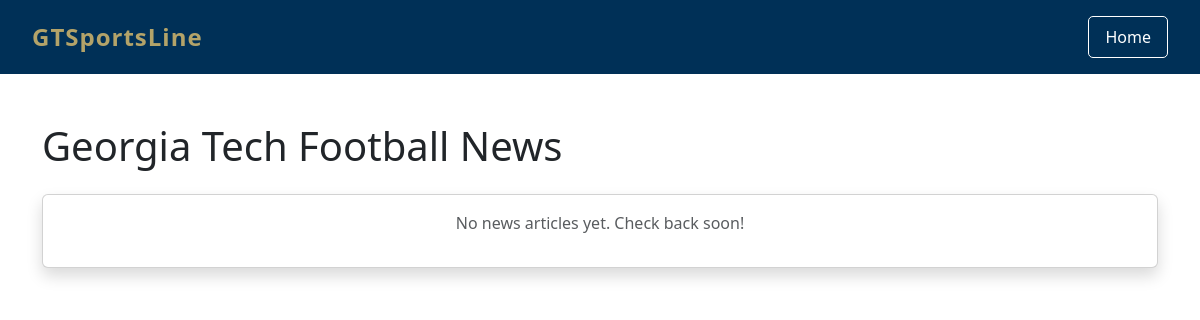
The page /news/ on the database as committed earlier.
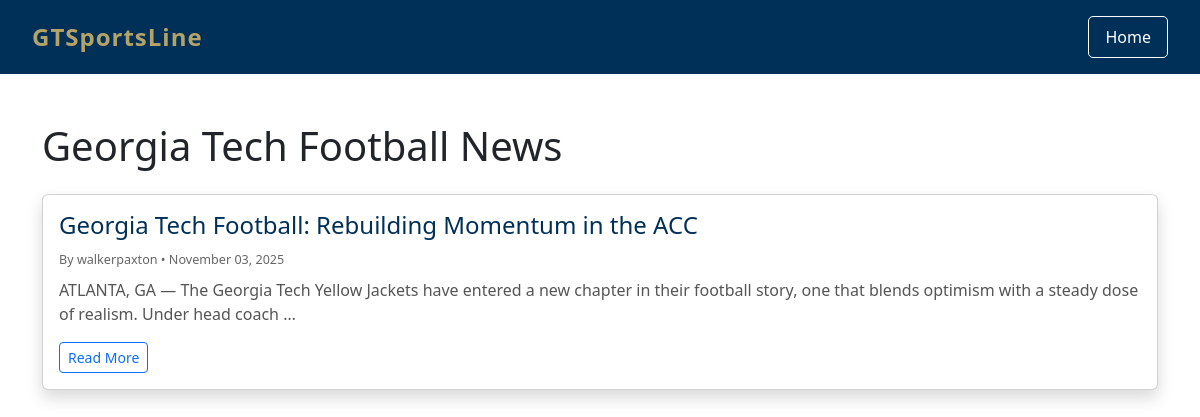
The same page on the database as committed later.
### news/models.py (models this page shows, shortened)
class NewsArticle(models.Model):
    title = models.CharField(max_length=200)
    content = models.TextField()
    author = models.ForeignKey(User, on_delete=models.CASCADE)
    created_at = models.DateTimeField(auto_now_add=True)
    updated_at = models.DateTimeField(auto_now=True)
    class Meta:
        ordering = ['-created_at']

### news/views.py (the view)
# urls.py: path('', views.news_list, name='news.list'),
def news_list(request):
    template_data = {
        'title': 'Georgia Tech Football News'
    }
    articles = NewsArticle.objects.all()
    template_data['articles'] = articles
    return render(request, 'news/news.html', {'template_data': template_data})

### news/templates/news/news.html (shortened to what this page needs)
{% extends 'base.html' %}
{% block content %}
<div class="top-bar">
    <a href="{% url 'home.index' %}" class="logo">GTSportsLine</a>
    <div class="nav-buttons">
        <a href="{% url 'home.index' %}" class="nav-button btn-home">Home</a>
    </div>
</div>
<div class="p-3 mt-4">
  <div class="container">
    <div class="row">
      <div class="col-12">
        <h1 class="mb-4">Georgia Tech Football News</h1>
        {% if template_data.articles %}
          {% for article in template_data.articles %}
          <div class="card shadow mb-3 news-article">
            <div class="card-body">
              <a href="{% url 'news.detail' article.id %}" class="article-title">
                <h4 class="card-title">{{ article.title }}</h4>
              </a>
              <div class="article-meta">
                <small>By {{ article.author.username }} • {{ article.created_at|date:"F d, Y" }}</small>
              </div>
              <p class="card-text article-preview">
                {{ article.content|truncatewords:30 }}
              </p>
              <div class="d-flex gap-2">
                <a href="{% url 'news.detail' article.id %}" class="btn btn-sm btn-outline-primary">Read More</a>
              </div>
            </div>
          </div>
          {% endfor %}
        {% else %}
          <div class="card shadow">
            <div class="card-body text-center">
              <p class="text-muted">No news articles yet. Check back soon!</p>
            </div>
          </div>
        {% endif %}
      </div>
    </div>
  </div>
</div>
{% endblock content %}

### gtsportsline/templates/base.html (shortened to what this page needs)
<!DOCTYPE html>
<html>
    {% load static %}
  <head>
    <link href="https://cdn.jsdelivr.net/npm/bootstrap@5.3.3/dist/css/bootstrap.min.css" rel="stylesheet">
    <link rel="stylesheet" href="https://cdnjs.cloudflare.com/ajax/libs/font-awesome/6.1.1/css/all.min.css">
    <link rel="stylesheet" type="text/css" href="{% static 'css/style.css' %}">
  </head>
  <body class="bg-index">
    <div>
      {% block content %}
      {% endblock content %}
    </div>
  </body>
</html>

### gtsportsline/static/css/style.css (style rules this page uses)
.bg-index { background: url("/static/img/background.jpeg") no-repeat fixed; background-size: 90%; background-position: center; min-height: 100vh; }

### news/templates/news/news.html (style rules this page uses)
body { background: white !important; background-image: none !important; }
.top-bar { background: #003057; padding: 1rem 2rem; display: flex; justify-content: space-between; align-items: center; margin-bottom: 2rem; }
.logo { color: #B3A369; font-size: 1.5rem; font-weight: 600; letter-spacing: 1px; text-decoration: none; }
.nav-buttons { display: flex; gap: 1rem; align-items: center; }
.nav-button { color: white; text-decoration: none; font-size: 1rem; }
.btn-home { background: transparent; border: 1px solid white; padding: 0.5rem 1rem; border-radius: 5px; transition: all 0.2s ease; }
.news-article { transition: transform 0.2s ease, box-shadow 0.2s ease; cursor: pointer; }
.article-title { color: #003057; text-decoration: none; font-weight: 600; }
.article-meta { color: #666; font-size: 0.9rem; }
.article-preview { color: #555; margin-top: 0.5rem; }

Rows that differ between the two databases and show on the page:
added NewsArticle: title "Georgia Tech Football: Rebuilding Momentum in the ACC", author.username "walkerpaxton", created_at "November 03, 2025", content "ATLANTA, GA — The Georgia Tech Yellow Jackets have entered a new chapter in their football story, one that blends optimism with a steady dose of realism. Under head coach …"
Other text that changed with them:
text no longer shown: "No news articles yet. Check back soon!"
